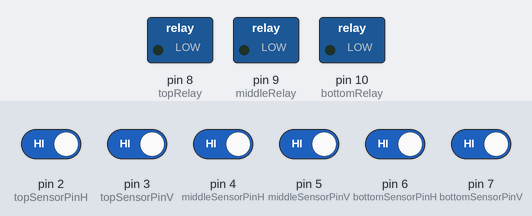
Simulated run of this sketch. Board: Arduino Uno, built with avr-gcc and run on an emulated ATmega328P. On the bench: switched loads named in the sketch (green lamp = pin HIGH). The test bench sets the inputs (shaded band); at power-on: pin 2 (topSensorPinH), pin 3 (topSensorPinV), pin 4 (middleSensorPinH), pin 5 (middleSensorPinV), pin 6 (bottomSensorPinH), pin 7 (bottomSensorPinV) HIGH.

Above: at 2.2 s.
2.3 s: pin 2 (topSensorPinH) driven LOW
At 3.1 s:
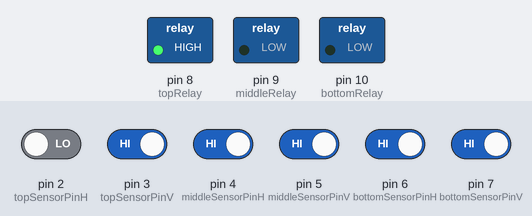
3.8 s: pin 2 (topSensorPinH) driven HIGH
At 5.7 s:
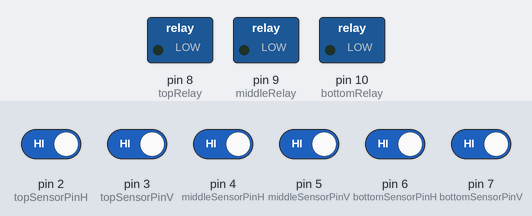
6.8 s: pin 4 (middleSensorPinH) driven LOW
At 7.8 s:
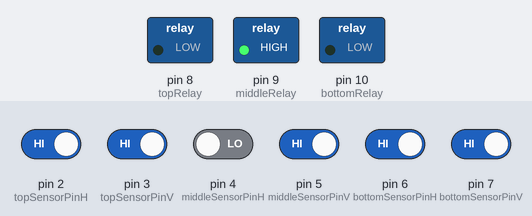
8.3 s: pin 3 (topSensorPinV) driven LOW
At 10.4 s:
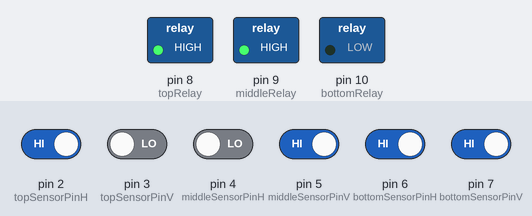
Timing chart, 0 to 11.9 s (numbered marks = the images above; inputs shaded):
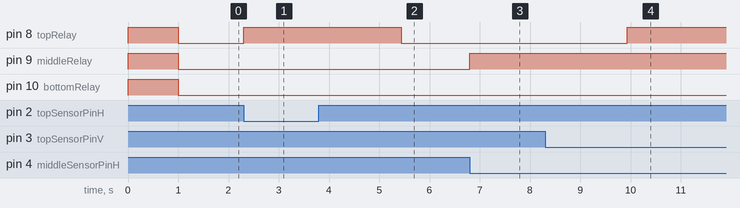

Measured:
- after the input at 2.3 s, pin 8 (topRelay): LOW → HIGH at once
- after the input at 3.8 s, pin 8 (topRelay): HIGH → LOW after 1.6 s
- after the input at 6.8 s, pin 9 (middleRelay): LOW → HIGH at once
- after the input at 8.3 s, pin 8 (topRelay): LOW → HIGH after 1.6 s

The sketch:

GalaArduino.ino
```cpp
#define topSensorPinH 2
#define topSensorPinV 3
#define middleSensorPinH 4
#define middleSensorPinV 5
#define bottomSensorPinH 6
#define bottomSensorPinV 7

#define topRelay 8
#define middleRelay 9
#define bottomRelay 10

#define cyan 1
#define magenta 0

#define SETTLE  5000

int topSensorStateH = 0;
int topSensorStateV = 0;
int middleSensorStateH = 0;
int middleSensorStateV = 0;
int bottomSensorStateH = 0;
int bottomSensorStateV = 0;
int settle = 0 ;

void setup() {

  pinMode(topSensorPinH, INPUT);
  pinMode(topSensorPinV, INPUT);

  pinMode(middleSensorPinH, INPUT);
  pinMode(middleSensorPinV, INPUT);

  pinMode(bottomSensorPinH, INPUT);
  pinMode(bottomSensorPinV, INPUT);

  digitalWrite(topSensorPinH, HIGH);
  digitalWrite(topSensorPinV, HIGH);

  digitalWrite(middleSensorPinH, HIGH);
  digitalWrite(middleSensorPinV, HIGH);
  digitalWrite(bottomSensorPinH, HIGH);
  digitalWrite(bottomSensorPinV, HIGH);

  pinMode(topRelay, OUTPUT);
  pinMode(middleRelay, OUTPUT);
  pinMode(bottomRelay, OUTPUT);
  digitalWrite(topRelay, cyan);
  digitalWrite(middleRelay, cyan);
  digitalWrite(bottomRelay, cyan);

  Serial.begin(9600);
  delay(1000);
}

void loop(){
  topSensorStateH = digitalRead(topSensorPinH);
  topSensorStateV = digitalRead(topSensorPinV);
  middleSensorStateH = digitalRead(middleSensorPinH);
  middleSensorStateV = digitalRead(middleSensorPinV);
  bottomSensorStateH = digitalRead(bottomSensorPinH);
  bottomSensorStateV = digitalRead(bottomSensorPinV);

  if ( settle && settle -- ) {
    return ;
  }

  if (topSensorStateH == LOW || topSensorStateV == LOW) {
    digitalWrite(topRelay, cyan);
    settle = SETTLE ;
    delay(3000);
  } else {
    digitalWrite(topRelay, magenta);
  }

  if (middleSensorStateH == LOW || middleSensorStateV == LOW) {
    digitalWrite(middleRelay, cyan);
    settle = SETTLE ;
    delay(3000);
  } else {
    digitalWrite(middleRelay, magenta);
  }

  if (bottomSensorStateH == LOW || bottomSensorStateV == LOW) {
    digitalWrite(bottomRelay, cyan);
    settle = SETTLE ;
    delay(3000);
  } else {
    digitalWrite(bottomRelay, magenta);
  }
}
```
